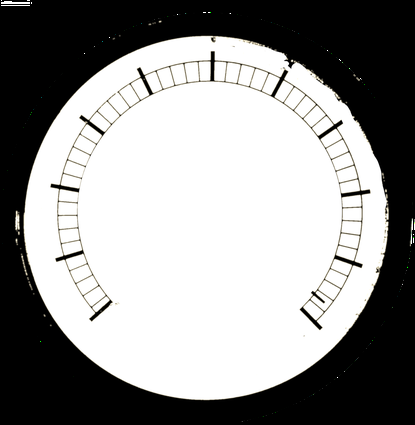
#> input picture data/template_new/template_1のコピー2.png, 415 x 425 px, shrunk from 1814 x 1861 before the run, found by its file name
$ python margin.py
#> lines starting #> are read from the running program, lines starting #| are printed output that depends on the picture
#> in main, image is the input picture: shape (425, 415, 3); mean B, G, R 145.9, 146.5, 146.6
import cv2
import numpy as np

def add_margin_to_scale(image, scale):
    """
    画像に余白を追加して、指定されたスケールになるように調整する。

    :param image: 入力画像（numpy.ndarray）
    :param scale: スケール（0.5 や 0.75 など）
    :return: 余白が追加された新しい画像（numpy.ndarray）
    """
#> called with scale = 0.5
    original_height, original_width = image.shape[:2]
#> original_height = 425; original_width = 415
    new_height = int(original_height / scale)
#> new_height = 850
    new_width = int(original_width / scale)
#> new_width = 830

    top_margin = (new_height - original_height) // 2
#> top_margin = 212
    bottom_margin = new_height - original_height - top_margin
#> bottom_margin = 213
    left_margin = (new_width - original_width) // 2
#> left_margin = 207
    right_margin = new_width - original_width - left_margin
#> right_margin = 208

    color = [0, 0, 0]  # 黒い余白
    new_image = cv2.copyMakeBorder(image, top_margin, bottom_margin, left_margin, right_margin, cv2.BORDER_CONSTANT, value=color)
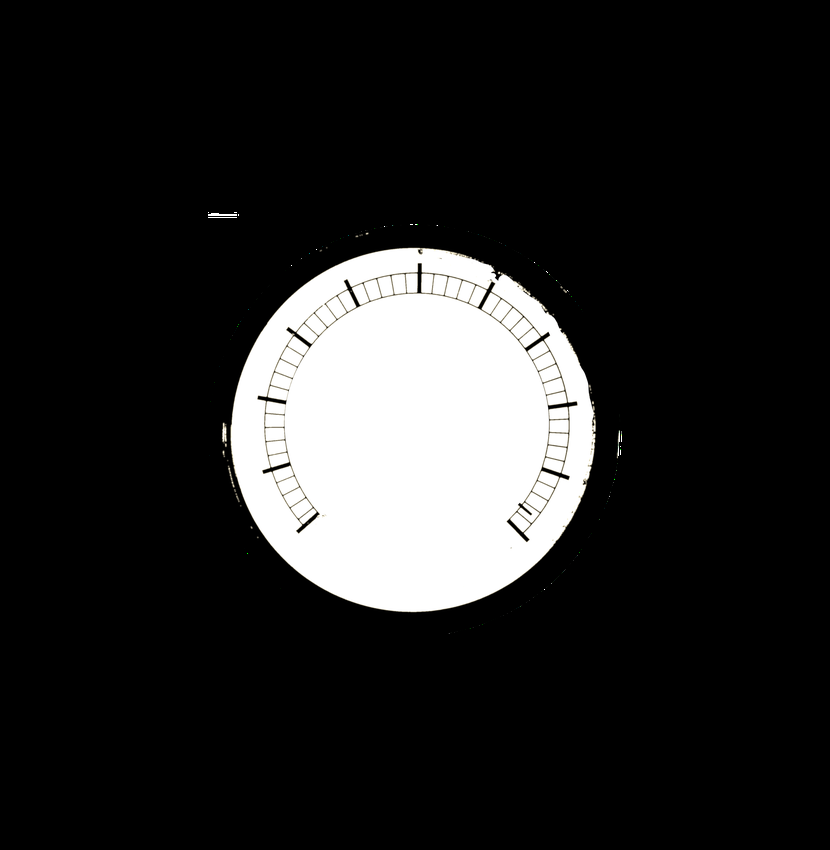
#> new_image: shape (850, 830, 3); mean B, G, R 36.5, 36.6, 36.7
    return new_image

def main():
    input_path = '/Users/nagasawa/wrs/data/template_new/template_1のコピー2.png'
    output_path_50 = '/Users/nagasawa/wrs/data/template_new/output_image_50.jpg'
    output_path_75 = '/Users/nagasawa/wrs/data/template_new/output_image_75.jpg'

    # 画像の読み込み
    image = cv2.imread(input_path)

    if image is None:
        raise FileNotFoundError(f"Image not found at path: {input_path}")

    # 余白を追加してスケール0.5になるように調整
    image_scaled_50 = add_margin_to_scale(image, 0.5)

    # 余白を追加してスケール0.75になるように調整
    image_scaled_75 = add_margin_to_scale(image, 0.75)
#> call 2 of add_margin_to_scale, with scale = 0.75
#> in add_margin_to_scale (call 2), `new_image = cv2.copyMakeBorder(image, top_margin, bottom_margin, left_..`:
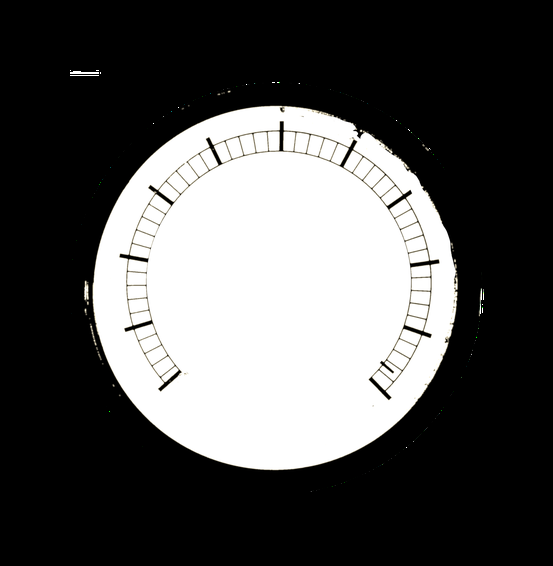
#> new_image: shape (566, 553, 3); mean B, G, R 82.2, 82.5, 82.6

    # 新しい画像の保存
    cv2.imwrite(output_path_50, image_scaled_50)
    print(f"Image saved with scale 0.5 at: {output_path_50}")

    cv2.imwrite(output_path_75, image_scaled_75)
    print(f"Image saved with scale 0.75 at: {output_path_75}")

if __name__ == "__main__":
    main()
